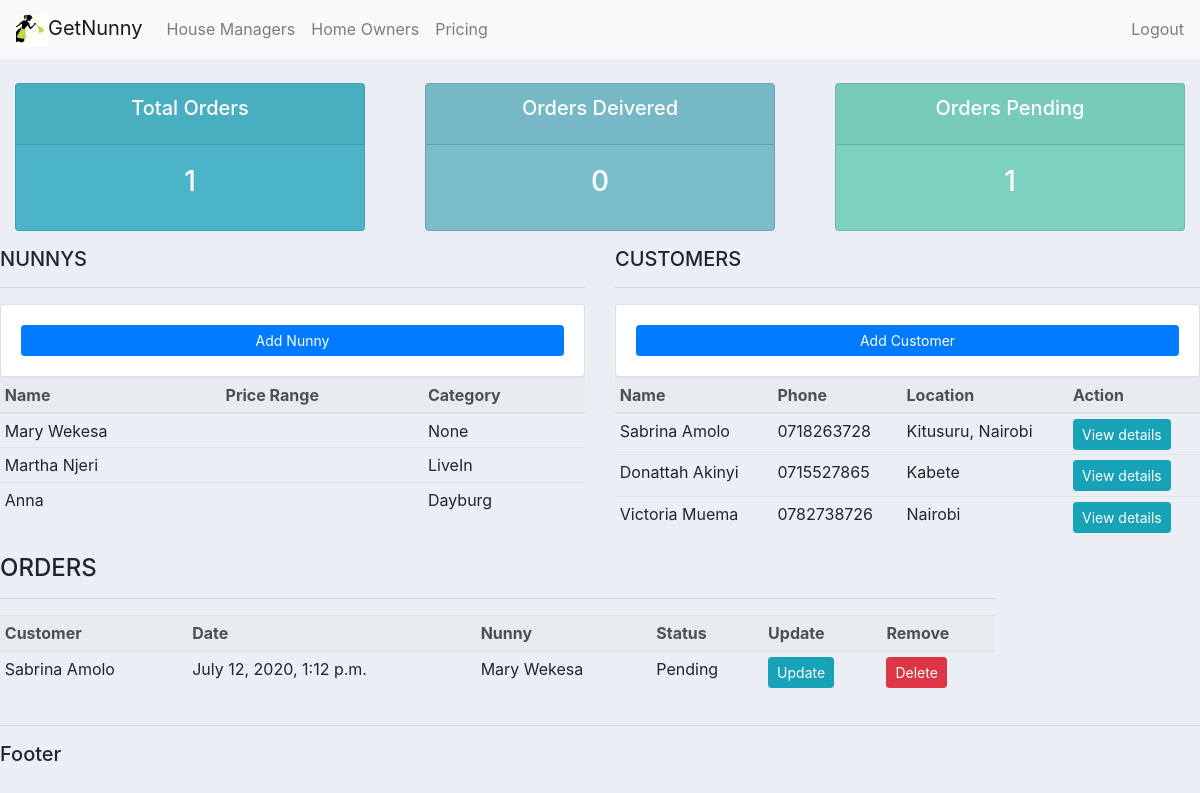
The app's page /, older data.
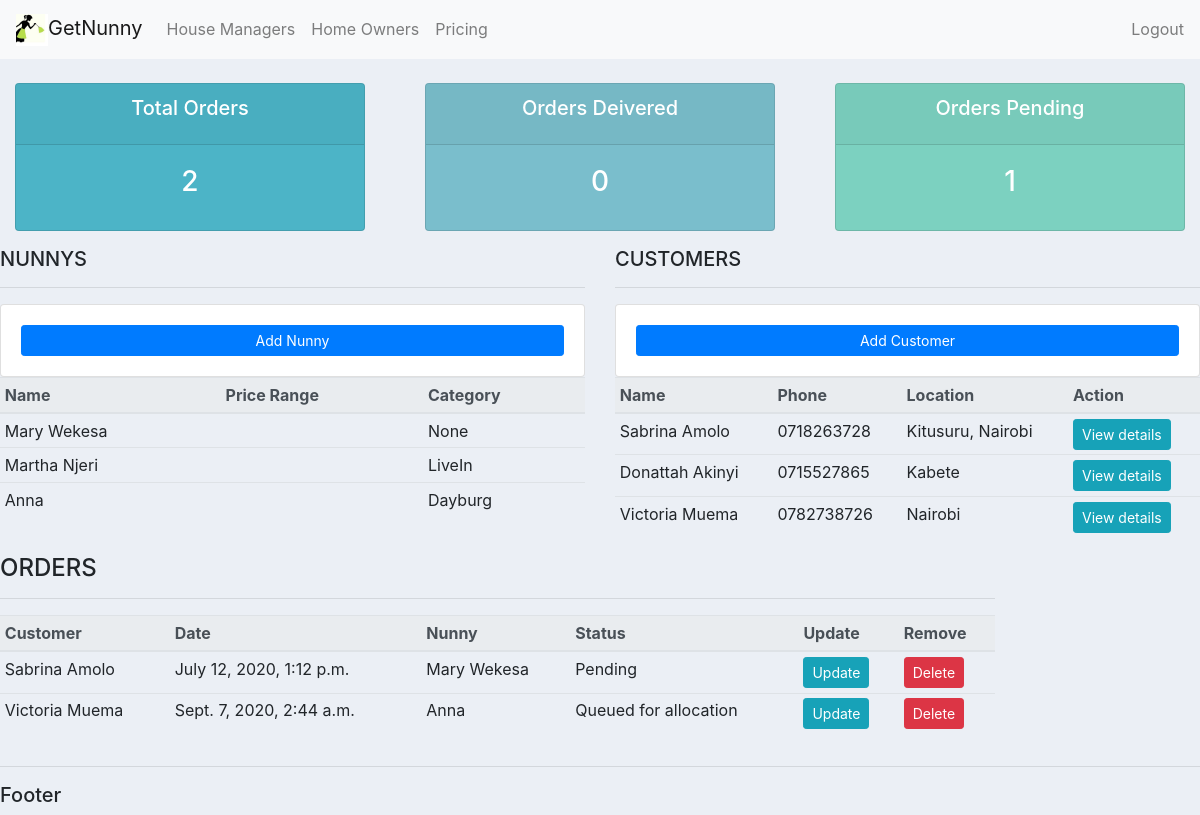
The same page, newer data.
### accounts/models.py (models this page shows, shortened)
class Nunny(models.Model):
    CATEGORY=(
        ('LiveIn', 'LiveIn'),
        ('Dayburg','Dayburg'),
        ('Emmergency','Emergency' )
    )
    name = models.CharField(max_length=100, null=True)
    phone = models.CharField(max_length=100, null=True)
    email = models.CharField(max_length=100, null=True)
    age = models.CharField(max_length=100, null=True)
    location = models.CharField(max_length=100, null=True)
    tribe = models.CharField(max_length=100, null=True)
    language = models.CharField(max_length=100, null=True)
    photo = models.ImageField(null=True)
    education = models.CharField(max_length=100, null=True)
    religion = models.CharField(max_length=100, null=True)
    denomination = models.CharField(max_length=100, null=True)
    contact_person = models.CharField(max_length=100, null=True)
    date_created = models.DateTimeField(auto_now_add=True, null=True)
    pay_range = models.FloatField( blank=True, null=True)
    category = models.CharField(max_length=100, null=True, choices=CATEGORY)
    description =  models.CharField(max_length=200, null=True, blank=True)
    tags = models.ManyToManyField(Tag)
    def __str__(self):
        return self.name

class HouseOwner(models.Model):
    name = models.CharField(max_length=100, null=True)
    phone = models.CharField(max_length=100, null=True)
    email = models.CharField(max_length=100, null=True)
    religion = models.CharField(max_length=100, null=True)
    denomination = models.CharField(max_length=100, null=True)
    location = models.CharField(max_length=100, null=True)
    number_of_children = models.IntegerField(null=True)
    date_created = models.DateTimeField(auto_now_add=True, null=True)
    def __str__(self):
        return self.name

class Order(models.Model):
    STATUS =(
        ('Pending', 'Pending'),
        ('Queued for allocation','Queued for allocation'),
        ('Allocated','Allocated' )
    )
    houseowner = models.ForeignKey(HouseOwner, null=True, on_delete=models.SET_NULL)
    nunny = models.ForeignKey(Nunny, null=True, on_delete=models.SET_NULL)
    date_created = models.DateTimeField(auto_now_add=True, null=True)
    status = models.CharField(max_length=100, null=True, choices=STATUS )

### accounts/views.py (the view)
# urls.py: path('', views.home, name="home"),
def home(request):
    orders = Order.objects.all()
    homeOwner = HouseOwner.objects.all()
    nunnys = Nunny.objects.all()
    total_customers = homeOwner.count()
    total_orders = orders.count()
    delivered = orders.filter(status = 'Allocated').count()
    pending = orders.filter(status = 'Pending').count()
    context = {'orders':orders, 'homeOwner':homeOwner, 'total_orders':total_orders,'pending':pending,'delivered': delivered, "nunnys":nunnys}
    return render(request, 'accounts/dashboard.html', context)

### accounts/templates/accounts/dashboard.html
{% extends 'accounts/main.html' %}
{% block content %}
{% include 'accounts/status.html' %}
<div class="row">
    <div class="col-md-6">
        <h5>NUNNYS</h5>
        <hr>
        <div class="card card-body">
            <a class="btn btn-primary btn-sm btn-block" href= "">
                Add Nunny
            </a>
        </div>
        <table class="table table-sm">
          <thead class="thead-light">
            <tr>
              <th scope="col">Name</th>
              <th scope="col">Price Range</th>
              <th scope="col">Category</th>
            </tr>
          </thead>
          <tbody>
            {% for nunny in nunnys %}
            <tr>
              <td>{{nunny.name}}</td>
              <td>{{nunny.price_range}}</td>
              <td>{{nunny.category}}</td>
            </tr>
            {% endfor %}
          </tbody>
        </table>
    </div>
    <div class="col-md-6">
        <h5>CUSTOMERS</h5>
        <hr>
        <div class="card card-body">
          <a class="btn btn-primary btn-sm btn-block" href= "">
              Add Customer
          </a>
      </div>
        <table class="table table-sm">
            <thead class="thead-light">
              <tr>
                <th scope="col">Name</th>
                <th scope="col">Phone</th>
                <th scope="col">Location</th>
                <th scope="col">Action</th>
              </tr>
            </thead>
            <tbody>
              {% for customer in homeOwner %}
              <tr>
                <td>{{customer.name}}</td>
                <td>{{customer.phone}}</td>
                <td>{{customer.location}}</td>
                <td><a class="btn btn-sm btn-info" href="{% url 'homeowner' customer.id%}">View details</a> </td>
              </tr>
              {% endfor %}
            </tbody>
          </table>
    </div>
</div>
<div class="row">
    <div class= "col-md-10">
        <h4>ORDERS</h4>
        <hr>
        <table class="table table-sm">
            <thead class="thead-light">
              <tr>
                <th scope="col">Customer</th>
                <th scope="col">Date </th>
                <th scope="col">Nunny </th>
                <th scope="col">Status</th>
                <th scope="col"> Update</th>
                <th scope="col"> Remove</th>
              </tr>
            </thead>
            <tbody>
              {% for order in orders %}
              <tr>
                <td>{{order.houseowner}}</td>
                <td>{{order.date_created}}</td>
                <td>{{order.nunny}}</td>
                <td>{{order.status}}</td>
                <td><a href="{% url 'update_order' order.id%}" class="btn btn-sm btn-info">Update</a></td>
                <td><a href="{% url 'delete_order' order.id%}" class="btn btn-sm btn-danger">Delete</td>
              </tr>
              {% endfor %}
            </tbody>
          </table>
    </div>
</div>
{% endblock %}

Row changes from the older to the newer data that the page shows:
added Order: houseowner "Victoria Muema", date_created "Sept. 7, 2020, 2:44 a.m.", nunny "Anna", status "Queued for allocation"
Text that changed along with them:
{{ total_orders }}: "1" → "2"
